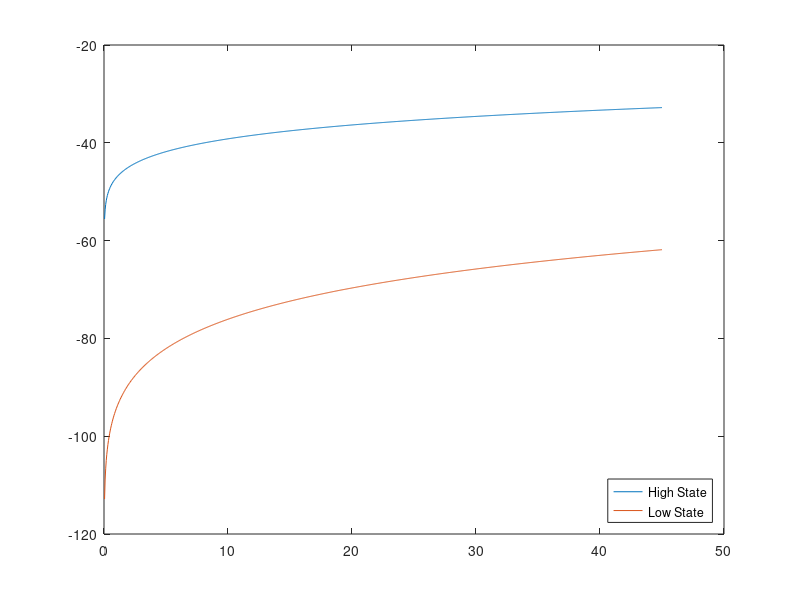
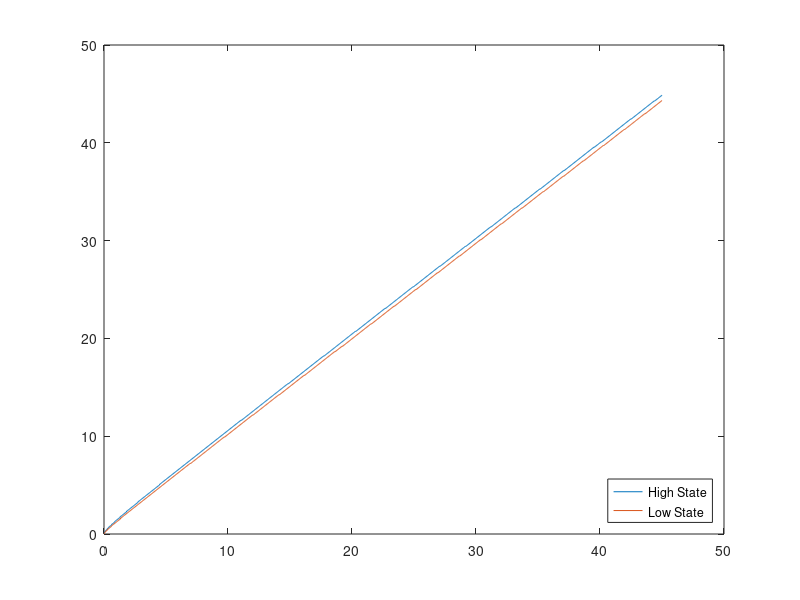

MATLAB code for these plots, in order:
close all
clear all
%%%% Set up parameters
alpha = 0.35;
beta = 0.99;
delta = 0.025;
sigma = 2;
A=[1.1,0.678];
Q=[0.023,0.977;0.074,0.926];

%%%% Set up discretized state space
k_min = 0;
k_max = 45;
num_k = 1000; % number of points in the grid for k

k = linspace(k_min, k_max, num_k);

k_mat = repmat(k', [1 num_k]); % this will be useful in a bit

%%%% Set up consumption and return function
% 1st dim(rows): k today, 2nd dim (cols): k' chosen for tomorrow
cons(:,:,1) = k_mat .^ alpha.*A(1) + (1 - delta) * k_mat - k_mat'; 
cons(:,:,2) = k_mat .^ alpha.*A(2) + (1 - delta) * k_mat - k_mat'; 

ret = cons .^ (1 - sigma) ./ (1 - sigma); % return function
% negative consumption is not possible -> make it irrelevant by assigning
% it very large negative utility
ret(cons < 0) = -Inf;

%%%% Iteration
dis = 1; tol = 1e-06; % tolerance for stopping 
v_guess = zeros(1, num_k);
for i=1:2
while dis > tol
    % compute the utility value for all possible combinations of k and k':
    value_mat = ret(:,:,i) + beta * repmat(v_guess, [num_k 1]);
    
    % find the optimal k' for every k:
    [vfn(i,:), I] = max(value_mat, [], 2);
    
    % what is the distance between current guess and value function
    dis = max(abs(vfn(i,:) - v_guess));
    
    % if distance is larger than tolerance, update current guess and
    % continue, otherwise exit the loop
    v_guess = vfn(i,:);
end
pol_indx(:,i)=I;
dis=1;
end

gh = k(pol_indx(:,1));% policy function
gl = k(pol_indx(:,2));

plot(k,vfn)
legend('High State','Low State','Location','southeast')
figure
plot(k,[gh;gl])
legend('High State','Low State','Location','southeast')

P=Q^1000; % invariant distribution
z=random(makedist('Binomial','N',1,'P',P(1,1)),1000,1); % At generator
for i=1:1000
    if z(i)==1
         At(i)=A(1);
    else At(i)=A(2);
    end
end
k_star=((1+delta*beta-beta)/(beta*alpha*A(1)))^(1/(alpha-1));
[k_a,index]=min(abs(k_star-k));
z=1;
for i=2:1000
    if z==1
        k_a(i)=gh(index(i-1));
    else
        k_a(i)=gl(index(i-1));
    end
    index(i)=find(k==k_a(i));
    z=random(makedist('Binomial','N',1,'P',Q(z+1,1)),1,1);
end
y=k_a.^alpha.*At;
100*std(y)/mean(y)  %% I've tried to calibrate Ah, but even if I decrease Ah to 1.001, the standard deviation is 2.9%.